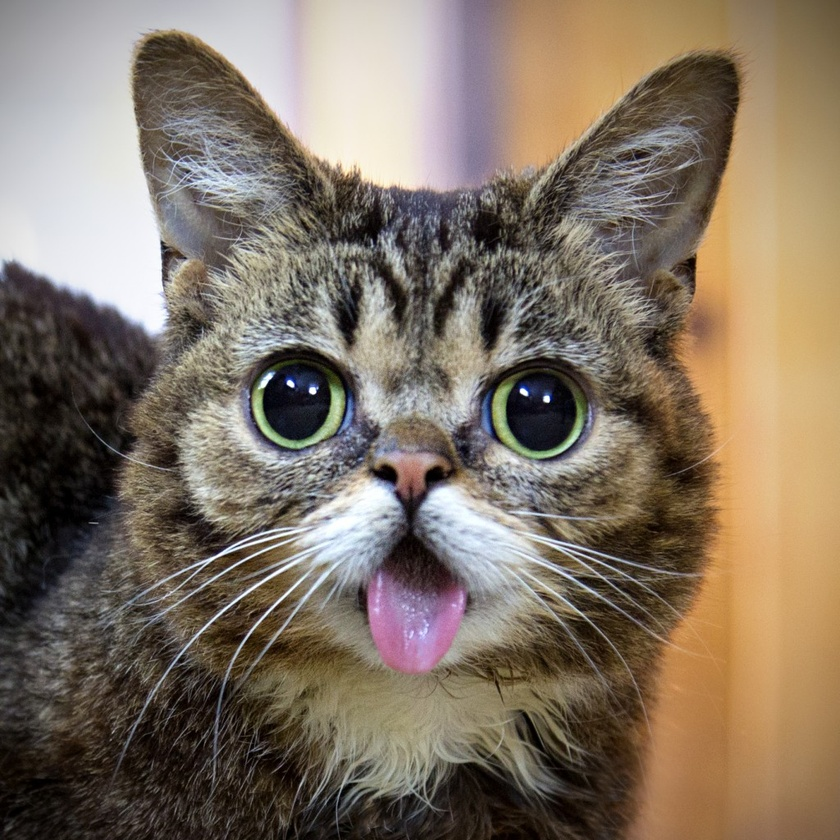
#> input picture codegolf/the-image-of-the-dragon/cat1.jpg, 840 x 840 px, shrunk from 1024 x 1024 before the run
$ python dragon.py cat1.jpg
#> lines starting #> are read from the running program, lines starting #| are printed output that depends on the picture
#!/usr/bin/env python3

"""

I saw a cool gif of the twin dragon curve made from a square, and wondered what would happen if we started from another base image. So I wrote a program to do this.

https://giphy.com/gifs/oMEwTCaYezkNa

It's so cool that I thought it would be fun to do it as a challenge.

Task
You will take in a square image with an edge length that is a power of 2 (greater than 4).

To make this image you should start by dividing your image into 4 vertical bands of equal size and shifting adjacent bands one 8th of the size of the image in opposite directions (shifted bands should wrap around to the other side). You should then repeat this process each time splitting the image into twice as many divisions and shifting by half as far as the previous time. Each iteration you should alternate between vertical and horizontal shifts. You should iterate until the shift requires you to shift by a fractional number of pixels (this will always be 1/2) at which point you are done.

When shifting vertically odd numbered bands from the left (zero-indexed) should shift down while even shift up. When shifting horizontally odd numbered bands from the top should shift left while even numbered bands should shift right.

You need only output/display the end result of the transformation, not all the intermediate steps like in the gif.

This is code-golf so the goal is to minimize the length of you source code as measured in bytes.

Test cases
I have a working script that can make these images so I thought I would let you guys choose the images for the test cases. So if you have a square image that is a power of 2 wide that you would like to see become dragonified. Feel free to send it to me and I'll make it a test case.

You should also test on a plain white or solid black image so that you can determine whether or not pixels are disappearing or not.

"""

from PIL import Image
import sys

if len(sys.argv) < 2:
    print("usage: file")
    sys.exit(0)

# Ported from @dieter solution
image = Image.open(sys.argv[1])
#> image is the input picture: PIL image 840x840 RGB; mean R, G, B 129.1, 115.2, 99.8
width, height = image.size
#> width = 840; height = 840

blocks_per_round = 4
step = width // 8
#> step = 105
direction = 1
orientation = 1

while step > 1:
    output = image.copy()
    if direction == 1:
        output.paste(image, (0, width - step))
        output.paste(image, (0, step - width))
    else:
        output.paste(image, (width - step, 0))
        output.paste(image, (step - width, 0))

    direction *= -1
    offset = 0

    for _ in range(blocks_per_round):
        if orientation % 2:
            crop_box = (offset, 0, offset + 2 * step, width)
            destination = (offset, direction * step)
        else:
            crop_box = (0, offset, width, offset + 2 * step)
            destination = (direction * step, offset)

        output.paste(image.crop(crop_box), destination)
        direction *= -1
        offset += 2 * step

    step //= 2
    image = output
    orientation += 1
    blocks_per_round *= 2
#> this loop made 6 passes
#> pass 1, `image = output`:
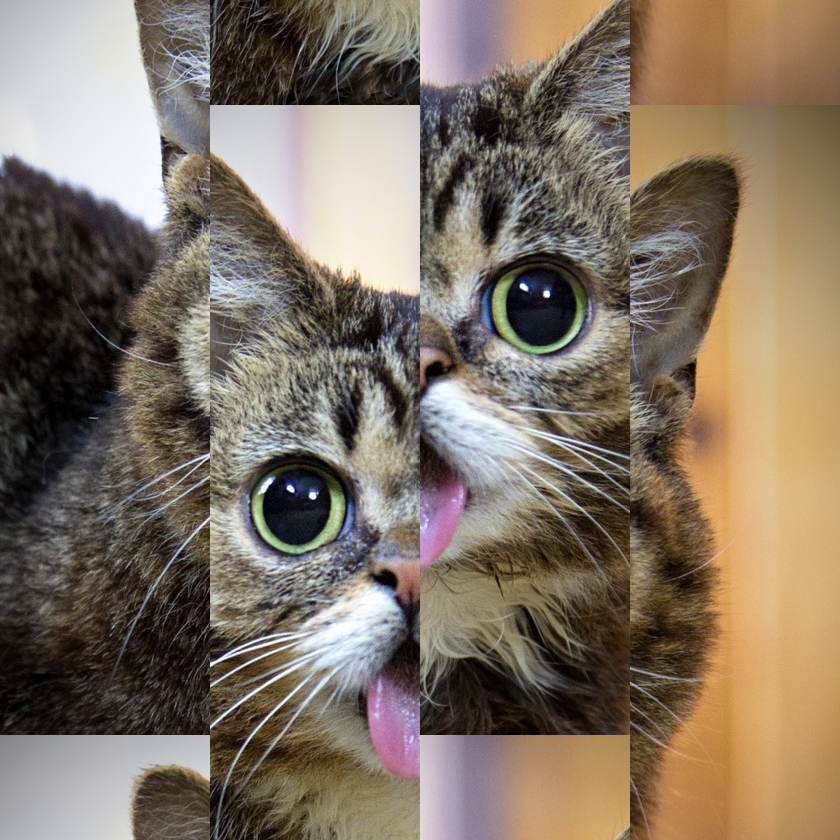
#> image: PIL image 840x840 RGB; mean R, G, B 129.1, 115.2, 99.8
#> pass 2, `image = output`:
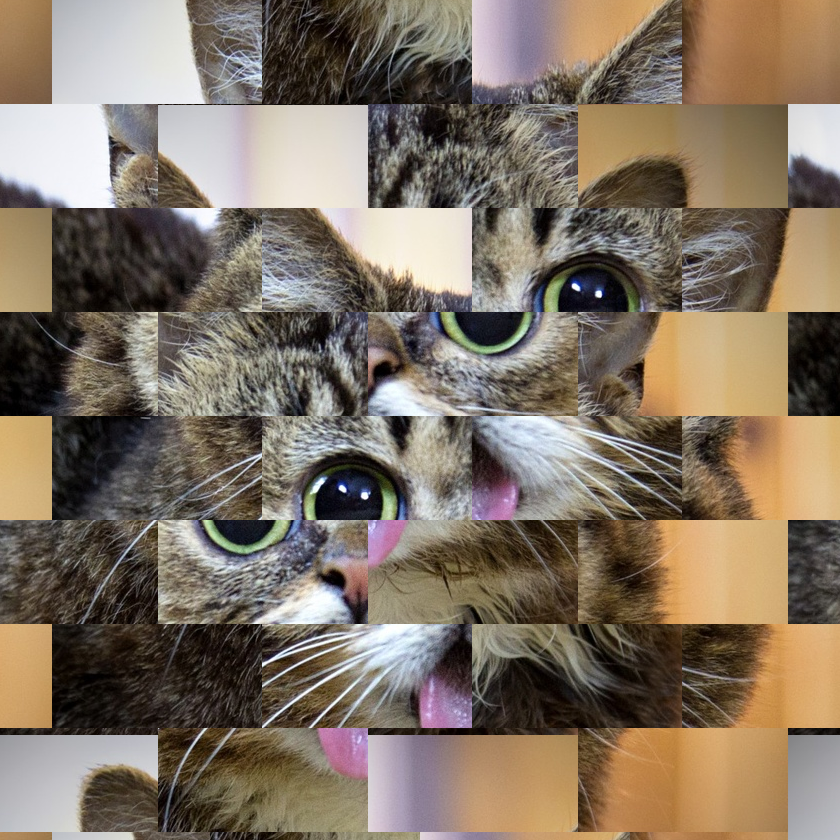
#> image: PIL image 840x840 RGB; mean R, G, B 129.1, 115.2, 99.8
#> pass 3, `image = output`:
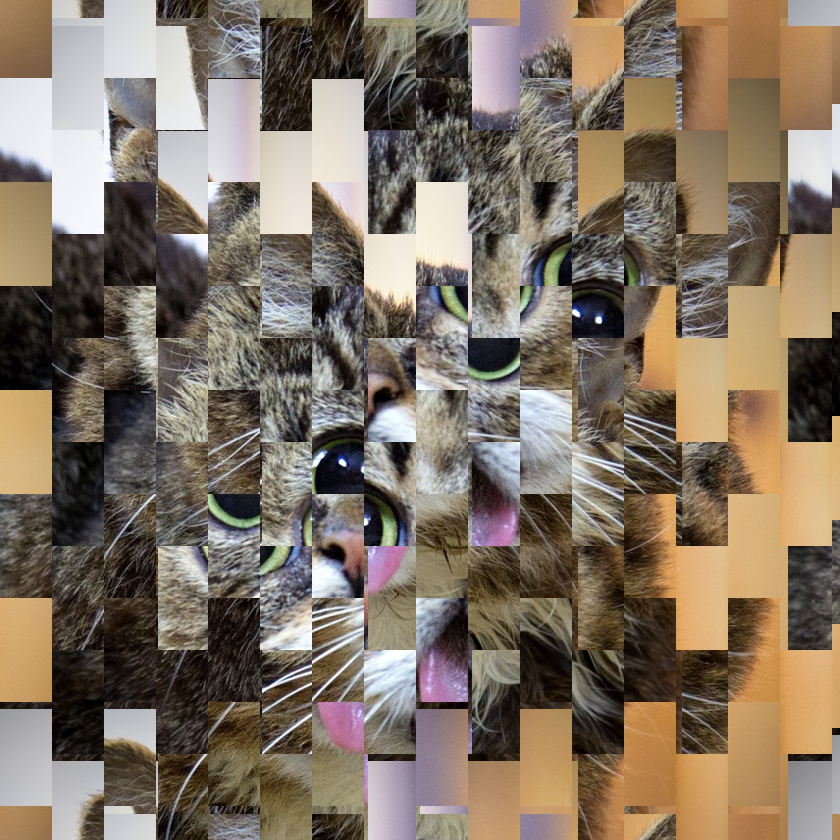
#> image: PIL image 840x840 RGB; mean R, G, B 129.1, 115.2, 99.8
#> after the loop:
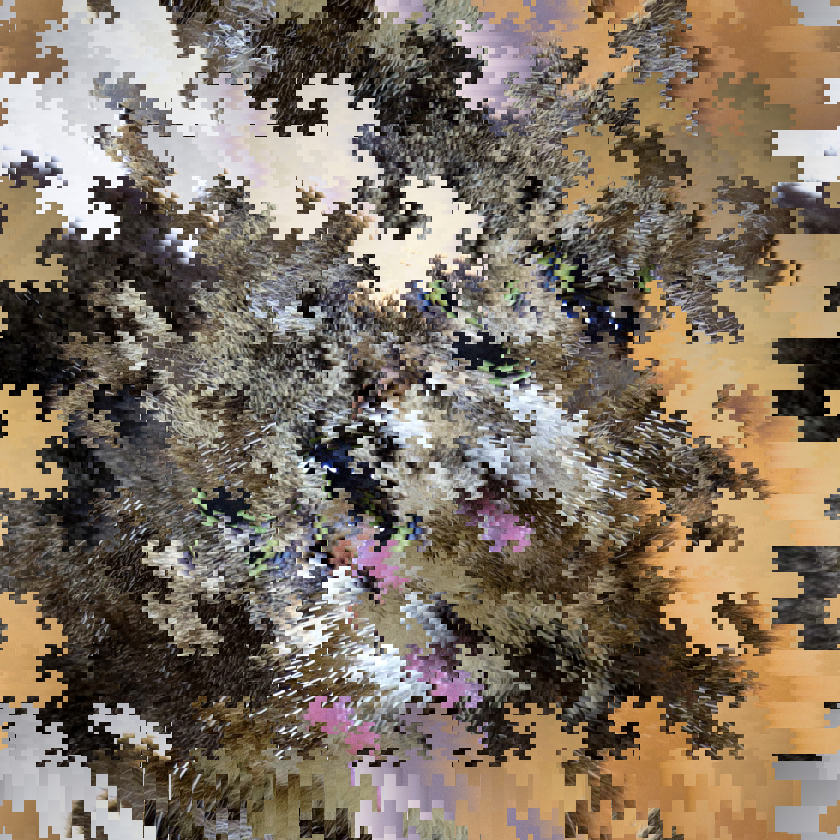
#> image: PIL image 840x840 RGB; mean R, G, B 129.1, 115.2, 99.8
#> after the loop, blocks_per_round = 256; direction = 1; orientation = 7; step = 1

image.show()
